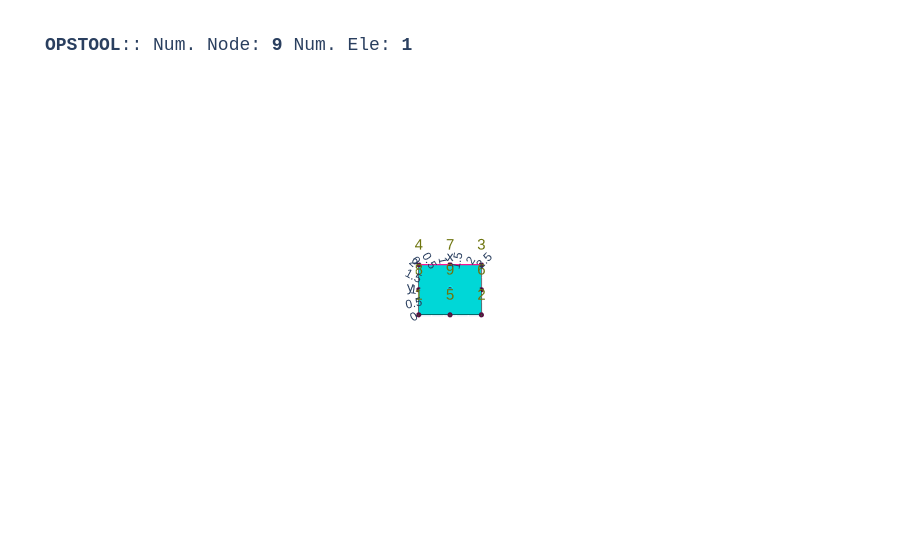

Notebook source saved alongside this figure:
### Code cell
opst.vis.plotly.plot_model(show_node_numbering=True, show_ele_numbering=False, show_nodal_loads = True)

### Figure 1 — Plotly figure (JSON) as saved in the notebook; plotly's stock layout.template omitted (floating-point values rounded to 4 significant figures)
{"data": [{"color": "#00FFFF", "hoverinfo": "skip", "i": [0, 1, 2, 3, 6, 5, 7, 4], "j": [4, 5, 6, 7, 7, 6, 4, 5], "k": [7, 4, 5, 6, 8, 8, 8, 8], "name": "Nine_Four_Node_QuadUP", "opacity": 1, "type": "mesh3d", "x": [0.0, 2.5, 2.5, 0.0, 1.25, 2.5, 1.25, 0.0, 1.25], "y": [0.0, 0.0, 2.0, 2.0, 0.0, 1.0, 2.0, 1.0, 1.0], "z": [0.0, 0.0, 0.0, 0.0, 0.0, 0.0, 0.0, 0.0, 0.0]}, {"connectgaps": false, "hoverinfo": "skip", "line": {"color": "black", "width": 1}, "mode": "lines", "name": "Edge", "type": "scatter3d", "x": [0.0, 1.25, 2.5, 2.5, 2.5, 1.25, 0.0, 0.0, 0.0, NaN], "y": [0.0, 0.0, 0.0, 1.0, 2.0, 2.0, 2.0, 1.0, 0.0, NaN], "z": [0.0, 0.0, 0.0, 0.0, 0.0, 0.0, 0.0, 0.0, 0.0, NaN]}, {"customdata": ["eleTag: 1<br>connectedNodes:<br> [1 2 3 4 5 6 7 8 9]"], "hovertemplate": "%{customdata}", "marker": {"color": "#00FFFF", "size": 3, "symbol": "diamond-open"}, "mode": "markers", "name": "Nine_Four_Node_QuadUP", "type": "scatter3d", "x": [1.25], "y": [1.0], "z": [0.0]}, {"customdata": ["1", "2", "3", "4", "5", "6", "7", "8", "9"], "hovertemplate": "x: %{x}<br>y: %{y}<br>z: %{z} <br>nodeTag: %{customdata}", "marker": {"color": "#580f41", "size": 3, "symbol": "circle"}, "mode": "markers", "name": "Nodes", "type": "scatter3d", "x": [0.0, 2.5, 2.5, 0.0, 1.25, 2.5, 1.25, 0.0, 1.25], "y": [0.0, 0.0, 2.0, 2.0, 0.0, 1.0, 2.0, 1.0, 1.0], "z": [0.0, 0.0, 0.0, 0.0, 0.0, 0.0, 0.0, 0.0, 0.0]}, {"mode": "text", "name": "Node Tag", "text": ["1", "2", "3", "4", "5", "6", "7", "8", "9"], "textfont": {"color": "#6e750e", "size": 15}, "type": "scatter3d", "x": [0.0, 2.5, 2.5, 0.0, 1.25, 2.5, 1.25, 0.0, 1.25], "y": [0.0, 0.0, 2.0, 2.0, 0.0, 1.0, 2.0, 1.0, 1.0], "z": [0.0, 0.0, 0.0, 0.0, 0.0, 0.0, 0.0, 0.0, 0.0]}, {"connectgaps": false, "hoverinfo": "skip", "line": {"color": "#15b01a", "width": 1}, "mode": "lines", "name": "BC", "type": "scatter3d", "x": [-0.0125, 0.0125, 0.0, -0.0125, NaN, 2.487, 2.513, 2.5, 2.487, NaN, 2.487, 2.513, 2.513, 2.487, 2.487, NaN, -0.0125, 0.0125, 0.0125, -0.0125, -0.0125, NaN, 1.237, 1.263, 1.25, 1.237, NaN], "y": [-0.025, -0.025, 0.0, -0.025, NaN, -0.025, -0.025, 0.0, -0.025, NaN, 1.975, 1.975, 2.0, 2.0, 1.975, NaN, 1.975, 1.975, 2.0, 2.0, 1.975, NaN, -0.025, -0.025, 0.0, -0.025, NaN], "z": [0.0, 0.0, 0.0, 0.0, NaN, 0.0, 0.0, 0.0, 0.0, NaN, 0.0, 0.0, 0.0, 0.0, 0.0, NaN, 0.0, 0.0, 0.0, 0.0, 0.0, NaN, 0.0, 0.0, 0.0, 0.0, NaN]}, {"connectgaps": false, "hoverinfo": "skip", "line": {"color": "#FF1493", "width": 2.5}, "mode": "lines", "name": "mp constraint", "type": "scatter3d", "x": [2.5, 0.0, NaN, 2.5, 1.25, NaN, 2.5, 0.0, NaN, 2.5, 1.25, NaN], "y": [2.0, 2.0, NaN, 2.0, 2.0, NaN, 1.0, 1.0, NaN, 1.0, 1.0, NaN], "z": [0.0, 0.0, NaN, 0.0, 0.0, NaN, 0.0, 0.0, NaN, 0.0, 0.0, NaN]}], "layout": {"autosize": true, "font": {"family": "Arial, sans-serif"}, "scene": {"aspectmode": "data", "camera": {"eye": {"x": 0, "y": -0.1, "z": 10}}, "dragmode": "pan", "xaxis": {"showbackground": false}, "yaxis": {"showbackground": false}, "zaxis": {"showbackground": true, "showgrid": true, "showticklabels": false, "ticks": "", "title": {"text": ""}, "visible": true}}, "showlegend": false, "title": {"font": {"family": "courier", "size": 18}, "text": "<b>OPSTOOL</b>:: Num. Node: <b>9</b> Num. Ele: <b>1</b>"}}}
